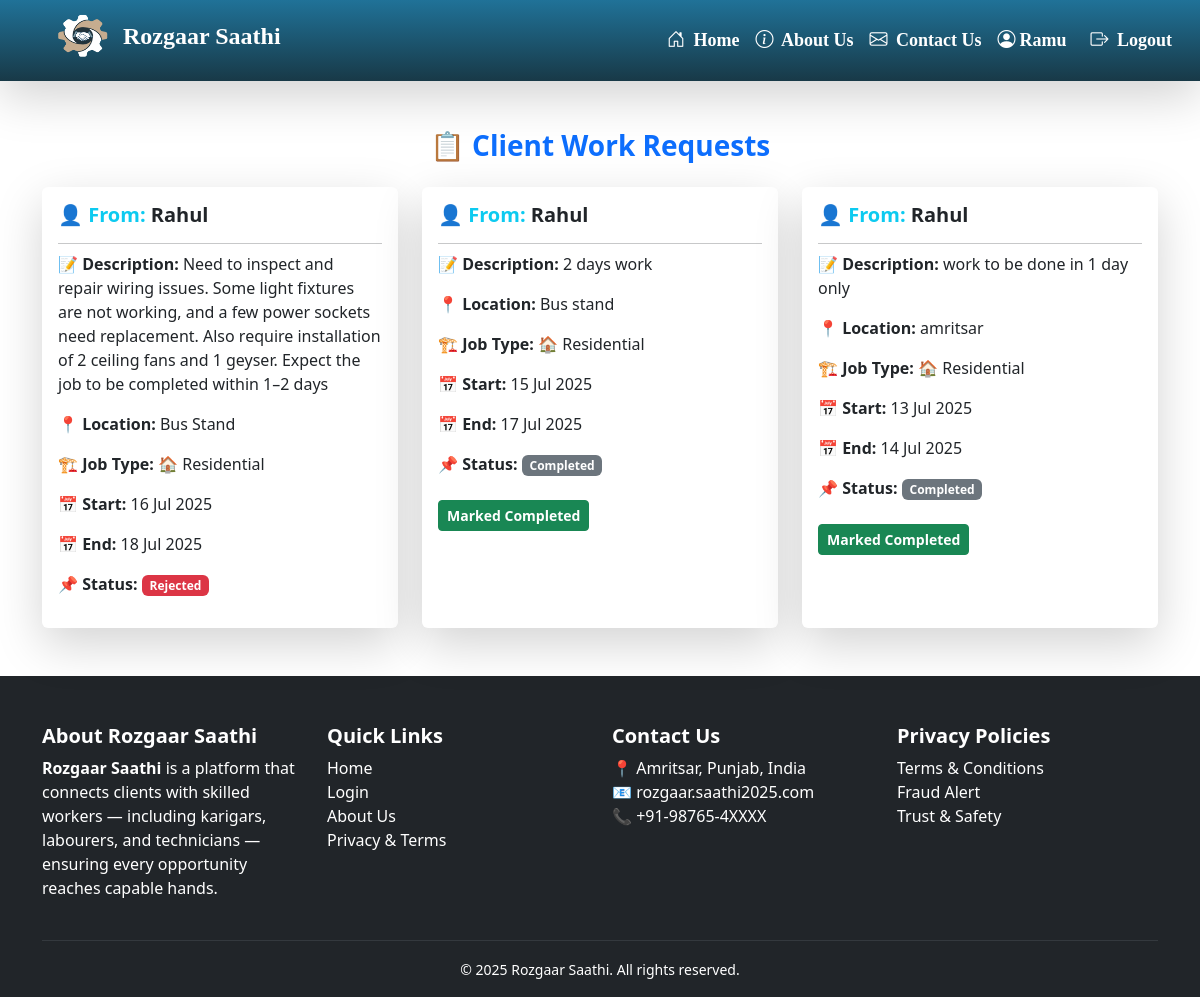
/hunarbaaz/requests/ (signed in), run on an earlier commit of the app's database.
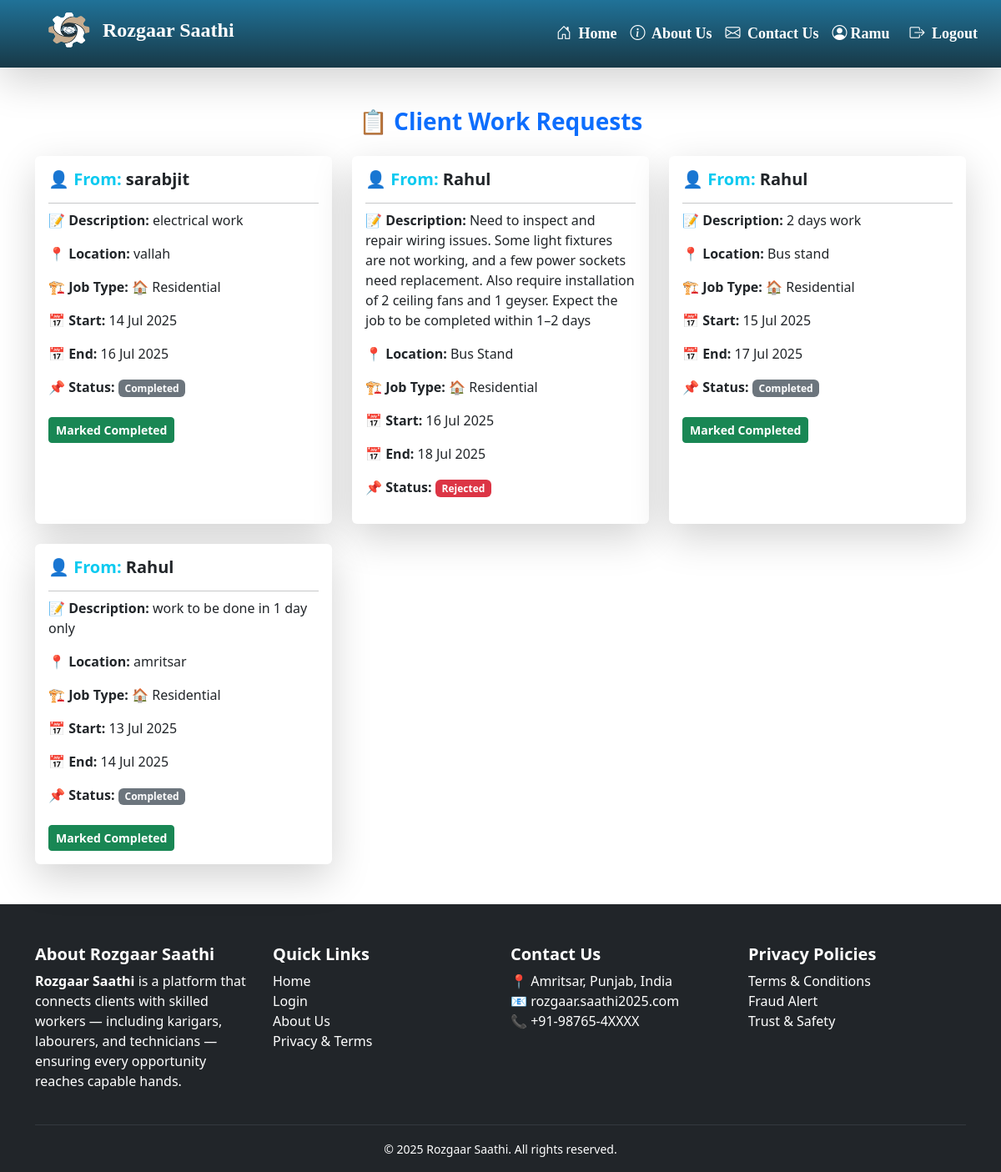
And on a later commit of the database.
### client/models.py (models this page shows, shortened)
class PostRequest(models.Model):
    client = models.ForeignKey(User, on_delete=models.CASCADE, related_name='sent_requests')
    hunarbaaz = models.ForeignKey('hunarbaaz.Hunarbaaz', on_delete=models.CASCADE, related_name='received_requests')
    job_description = models.TextField()
    location = models.CharField(max_length=100)
    start_date = models.DateField(help_text="Start date of the job",null=False,blank=True)
    end_date = models.DateField(help_text="Expected completion date",null=False,blank=True)
    JOB_TYPE_CHOICES = [
        ('residential', 'Residential'),
        ('commercial', 'Commercial'),
    ]
    job_type = models.CharField(max_length=20,choices=JOB_TYPE_CHOICES,default='residential',help_text="Type of job location")
    working_hours = models.PositiveIntegerField(
        null=True,
        blank=True,
        help_text="Estimated total working hours for this job"
    )
    is_accepted = models.BooleanField(null=True, blank=True)  # None = Pending, True = Accepted, False = Rejected
    is_completed = models.BooleanField(default=False)
    is_cancelled = models.BooleanField(default=False, help_text="Whether the client has cancelled the request")
    created_at = models.DateTimeField(auto_now_add=True)
    rating = models.IntegerField(
    validators=[MinValueValidator(1), MaxValueValidator(5)],
    null=True,
    blank=True,
    help_text="Client rating after completion (1 to 5)"
)
    review = models.TextField(null=True, blank=True, help_text="Optional client feedback")

### hunarbaaz/views.py (the view)
# urls.py: path('requests/', views.view_requests, name='view_requests'),
@login_required
def view_requests(request):
    try:
        profile = Hunarbaaz.objects.get(user=request.user)
    except Hunarbaaz.DoesNotExist:
        return redirect('hunarbaaz:edit_profile')
    requests = PostRequest.objects.filter(
        hunarbaaz=profile,
        is_cancelled=False  # This line excludes cancelled ones
    ).order_by('-created_at')
    return render(request, 'hunarbaaz/view_requests.html', {
        'client_requests': requests
    })

### hunarbaaz/templates/hunarbaaz/view_requests.html (shortened to what this page needs)
{% extends 'base/base.html' %}
{% block content %}
  <div class="container mt-5 mb-5">
    <h3 class="mb-4 text-center text-primary fw-bold">📋 Client Work Requests</h3>
    {% if client_requests %}
      <div class="row g-4">
        {% for req in client_requests %}
          <div class="col-md-4">
            <div class="card shadow-lg border-0 h-100">
              <div class="card-body">
                <h5 class="card-title text-info fw-semibold">👤 From: <span class="text-dark">{{ req.client.username }}</span></h5>
                <hr class="mb-2" />
                <p>
                  <strong>📝 Description:</strong> {{ req.job_description }}
                </p>
                <p>
                  <strong>📍 Location:</strong> {{ req.location }}
                </p>
                <p>
                  <strong>🏗️ Job Type:</strong>
                  {% if req.job_type == 'residential' %}
                    🏠 Residential
                  {% elif req.job_type == 'commercial' %}
                    🏢 Commercial
                  {% else %}
                    -
                  {% endif %}
                </p>
                <p>
                  <strong>📅 Start:</strong> {{ req.start_date|date:'d M Y' }}
                </p>
                <p>
                  <strong>📅 End:</strong> {{ req.end_date|date:'d M Y' }}
                </p>
                <p>
                  <strong>📌 Status:</strong>
                  {% if req.is_cancelled %}
                    <span class="badge bg-danger">Cancelled</span>
                  {% elif req.is_completed %}
                    <span class="badge bg-secondary">Completed</span>
                  {% elif req.is_accepted == True %}
                    <span class="badge bg-success">Accepted</span>
                  {% elif req.is_accepted == False %}
                    <span class="badge bg-danger">Rejected</span>
                  {% else %}
                    <span class="badge bg-warning text-dark">Pending</span>
                  {% endif %}
                </p>
                <div class="mt-3">
                  {% if req.is_accepted and not req.is_completed and not req.is_cancelled %}
                    <a href="{% url 'hunarbaaz:mark_completed' req.id %}" class="btn btn-success btn-sm mt-2">Mark as Completed</a>
                  {% elif req.is_completed %}
                    <span class="btn btn-success fw-bold btn-sm mt-2" disabled>Marked Completed</span>
                  {% endif %}
                </div>
              </div>
            </div>
          </div>
        {% endfor %}
      </div>
    {% else %}
      <div class="alert alert-info text-center mt-4">No work requests received yet.</div>
    {% endif %}
  </div>
{% endblock %}

### base/templates/base/base.html (shortened to what this page needs)
{% load static %}
<!DOCTYPE html>
<html lang="en">
<head>
    <link href="https://cdn.jsdelivr.net/npm/bootstrap@5.3.0/dist/css/bootstrap.min.css" rel="stylesheet">
<link rel="stylesheet" href="https://cdnjs.cloudflare.com/ajax/libs/font-awesome/6.5.0/css/all.min.css">
<link href="https://cdn.jsdelivr.net/npm/bootstrap-icons@1.10.5/font/bootstrap-icons.css" rel="stylesheet">
<link rel="stylesheet" href="{% static 'base/css/style.css' %}">
<link rel="stylesheet" href="{% static 'base/css/login.css' %}">
<link href="https://cdn.jsdelivr.net/npm/aos@2.3.4/dist/aos.css" rel="stylesheet">
</head>
<body>
<nav class="navbar navbar-expand-lg navbar-dark shadow-lg">
  <div class="container-fluid" id="navbar-cont">
    <a class="navbar-brand fw-bold fs-4 d-flex align-items-center" href="{% url 'home' %}">
      <img src="{% static 'base/images/logo.png' %}" style="height: 55px; width: 65px;" class="me-2">
      <span class="text-white">Rozgaar Saathi</span>
    </a>
    <div class="collapse navbar-collapse justify-content-end" id="navbarNav">
      <ul class="navbar-nav align-items-center">
        <li class="nav-item">
          <a class="nav-link nav-anim" href="{% url 'home' %}">
            <i class="bi bi-house-door me-1"></i> Home
          </a>
        </li>
        <li class="nav-item">
          <a class="nav-link nav-anim" href="{% url 'about' %}">
            <i class="bi bi-info-circle me-1"></i> About Us
          </a>
        </li>
        <li class="nav-item">
          <a class="nav-link nav-anim" href="{% url 'reviews:contact_review' %}">
            <i class="bi bi-envelope me-1"></i> Contact Us
          </a>
        </li>
        {% if user.is_authenticated %}
          {% if user.clientprofile %}
          <li class="nav-item">
              <a class="nav-link nav-anim" href="{% url 'client:all_profiles' %}">
                <i class="bi bi-people me-1"></i> Browse Hunarbaaz
              </a>
            </li>
            <li class="nav-item">
              <a class="nav-link nav-anim" href="{% url 'client:client_dashboard' %}">
               <i class="bi bi-person-circle me-1"></i> {{ user.username }}
              </a>
            </li>
          {% elif user.hunarbaaz %}
            <li class="nav-item">
              <a class="nav-link nav-anim" href="{% url 'hunarbaaz:hunarbaaz_dashboard' %}">
                <i class="bi bi-person-circle me-1"></i>{{ user.username }}
              </a>
            </li>
          {% endif %}
          <li class="nav-item">
            <form method="post" action="{% url 'logout' %}" class="d-inline">
              <button type="submit" class="btn nav-link nav-anim ms-2">
                <i class="bi bi-box-arrow-right me-1"></i> Logout
              </button>
            </form>
          </li>
        {% else %}
          <li class="nav-item">
            <a class="nav-link nav-anim" href="{% url 'login' %}">
              <i class="bi bi-box-arrow-in-right me-1"></i> Login / Register
            </a>
          </li>
        {% endif %}
      </ul>
    </div>
  </div>
</nav>
{% block content %}{% endblock %}
<footer class="bg-dark text-white pt-5">
  <div class="container">
    <div class="row gy-4">
      <div class="col-md-3 col-sm-6">
        <h5 class="fw-bold">About Rozgaar Saathi</h5>
        <p>
          <strong>Rozgaar Saathi</strong> is a platform that connects clients with skilled workers — including karigars, labourers, and technicians — ensuring every opportunity reaches capable hands.
        </p>
      </div>
      <div class="col-md-3 col-sm-6">
        <h5 class="fw-bold">Quick Links</h5>
        <ul class="list-unstyled">
          <li><a href="{% url 'home' %}" class="text-white text-decoration-none">Home</a></li>
          <li><a href="{% url 'login' %}" class="text-white text-decoration-none">Login</a></li>
          <li><a href="{% url 'about' %}" class="text-white text-decoration-none">About Us</a></li>
          <li><a href="{% url 'privacy_terms' %}" class="text-white text-decoration-none">Privacy & Terms</a></li>
        </ul>
      </div>
      <div class="col-md-3 col-sm-6">
        <h5 class="fw-bold">Contact Us</h5>
        <ul class="list-unstyled">
          <li>📍 Amritsar, Punjab, India</li>
          <li>📧 rozgaar.saathi2025.com</li>
          <li>📞 +91-98765-4XXXX</li>
        </ul>
      </div>
      <div class="col-md-3 col-sm-6">
        <h5 class="fw-bold">Privacy Policies</h5>
        <ul class="list-unstyled">
          <li>Terms & Conditions</li>
          <li>Fraud Alert</li>
          <li>Trust & Safety</li>
        </ul>
      </div>
    </div>
    <hr class="border-secondary mt-4">
    <div class="text-center pb-3">
      <small>&copy; 2025 Rozgaar Saathi. All rights reserved.</small>
    </div>
  </div>
</footer>
</html>

### base/static/base/css/style.css (style rules this page uses)
body { background-color: white; }
ul { z-index: 9999; }
.navbar { background: linear-gradient(to top, #183947, #207298); backdrop-filter: blur(10px); transition: background 0.3s ease-in-out; font-family: chiller; }
.navbar-brand { width: 410px; padding: 0 0 10px 10px; }
#navbarNav { background: none; width: auto; z-index: 9999; position: relative; }
#navbar-cont { padding: 0 20px 0 40px; z-index: 999; }
.navbar-collapse { z-index: 9999; background-color: #212529; }
.navbar-nav .nav-link { font-size: 18px; font-weight: bold; background: none; transition: all 0.3s ease; position: relative; color: white; border-radius: 8px; padding: 8px 16px; display: inline-block; }
.navbar-nav .nav-link::after, .nav-link::after { display: none !important; }

What changed in the data, as far as the page shows it:
added PostRequest: client.username "sarabjit", job_description "electrical work", location "vallah", job_type "🏠 Residential", start_date "14 Jul 2025", end_date "16 Jul 2025", is_cancelled "Completed", is_accepted "Marked Completed"
